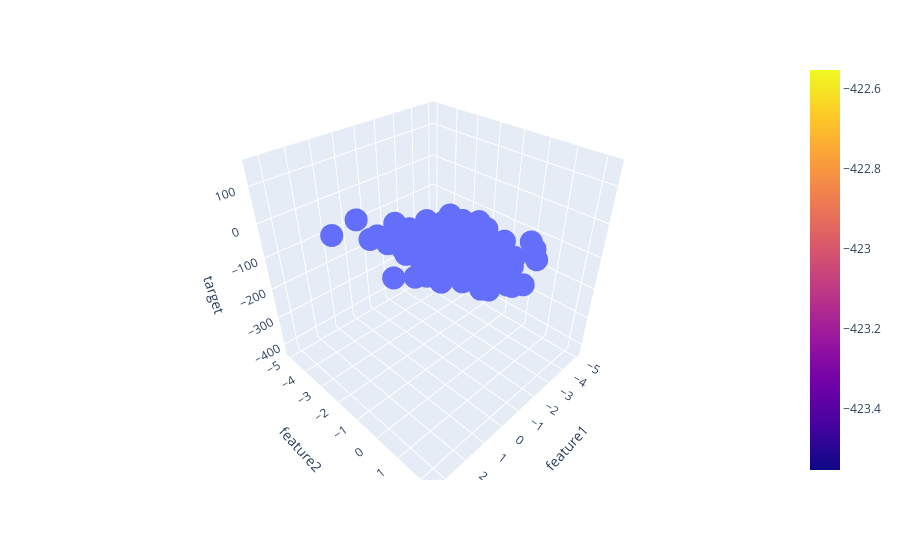

Notebook source saved alongside this figure:
### Code cell
fig = px.scatter_3d(df, x='feature1', y='feature2', z='target')
fig.add_trace(go.Surface(x=x, y=y, z=z))
fig.show()
